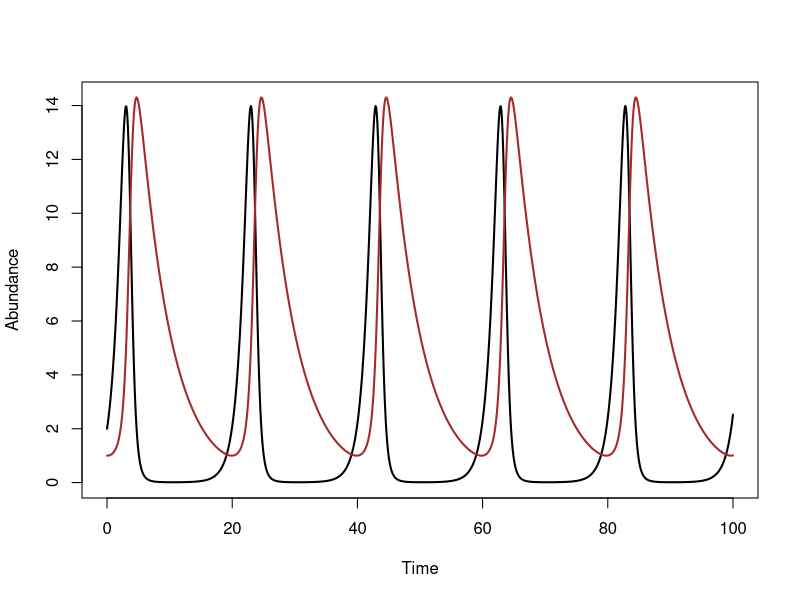
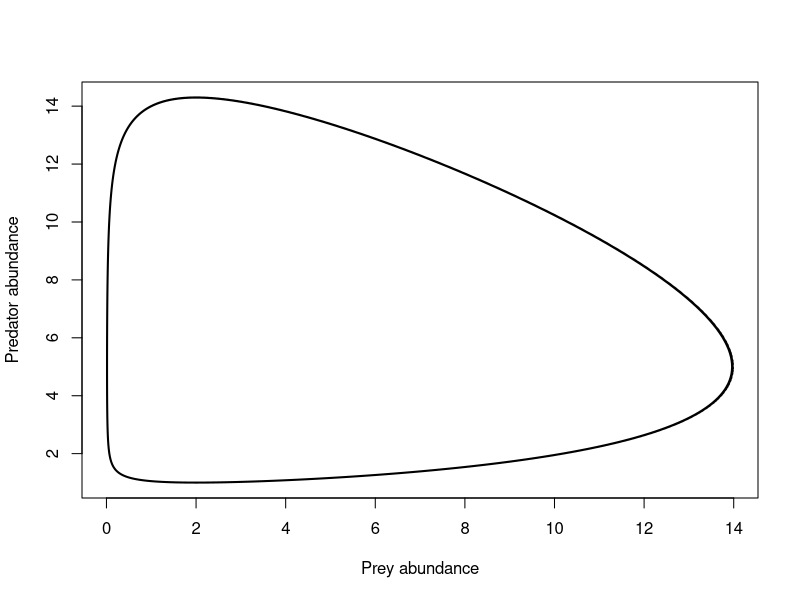
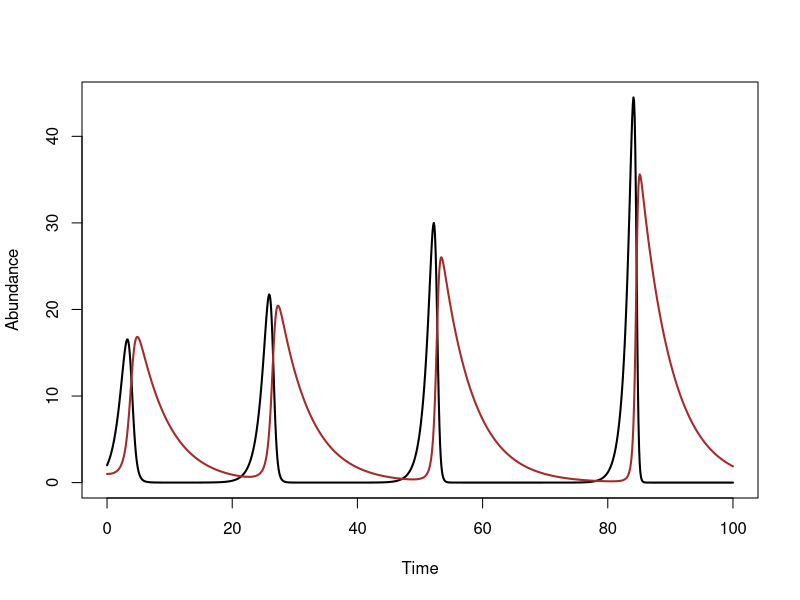

Here is the R script that generated these plots, in order:
## ---- chunk 1
library(deSolve) #ode solver
## ---- chunk 2
# parameters
pars <- c(alpha = 1, beta = 0.2, delta = 0.5, gamma = 0.2)

# initial state 
init <- c(N = 2, P = 1)

# times to solve teh equation at
times <- seq(0, 100, by = 0.1)
## ---- chunk 3
LV_mod <- function(t, state, pars) {
  with(as.list(c(state, pars)), {
    d_N <- alpha*N - beta*N*P
    d_P <- delta*beta*N*P - gamma*P
    return(list(c(N = d_N, P = d_P)))
  })
}

#this line runs the model
lv_results <- ode(init, times, LV_mod, pars) 
## ---- chunk 4
plot(lv_results[,1], lv_results[,2], type='l', ylim=c(0,max(lv_results[,2:3])), lwd=2, xlab="Time", ylab="Abundance"); lines(lv_results[,1], lv_results[,3], col="brown", lwd=2) 
## ---- chunk 5
plot(x=lv_results[,2], y=lv_results[,3], type='l', lwd=2, xlab="Prey abundance", ylab="Predator abundance")
## ---- chunk 6
LVhandle_mod <- function(t, state, pars) {
  with(as.list(c(state, pars)), {
    d_N <- alpha*N - beta*P*N/(1 + h*N)
    d_P <- delta*beta*P*N/(1 + h*N) - gamma*P
    return(list(c(N = d_N, P = d_P)))
  })
}

# parameters
pars <- c(alpha = 1, beta = 0.2, delta = 0.5, gamma = 0.2, h=0.01)

# initial state 
init <- c(N = 2, P = 1)

# times to solve teh equation at
times <- seq(0, 100, by = 0.1)


#this line runs the model
lv_results <- ode(init, times, LVhandle_mod, pars) 

plot(lv_results[,1], lv_results[,2], type='l', ylim=c(0,max(lv_results[,2:3])), lwd=2, xlab="Time", ylab="Abundance"); lines(lv_results[,1], lv_results[,3], col="brown", lwd=2) 

## ---- chunk 7
